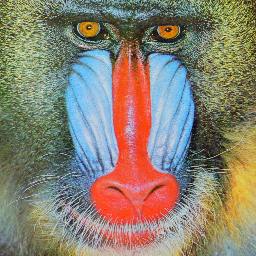
#> input picture HW3/Q3/mandrill.tif, 256 x 256 px
$ python Q3.py
#> lines starting #> are read from the running program, lines starting #| are printed output that depends on the picture
import cv2
import numpy as np
import matplotlib.pyplot as plt

img1 = cv2.imread('mandrill.tif',cv2.IMREAD_GRAYSCALE)
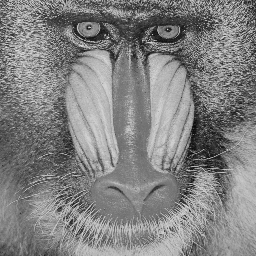
#> img1: shape (256, 256); min 6, max 231, mean 129.8
img2 = cv2.imread('clown.tif',cv2.IMREAD_GRAYSCALE)
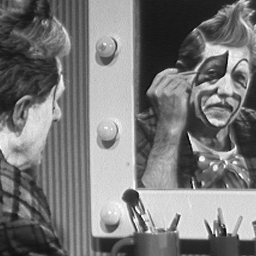
#> input picture HW3/Q3/clown.tif, 256 x 256 px
#> img2 is the input picture: shape (256, 256); min 3, max 255, mean 120.3
dft1 = cv2.dft(np.float32(img1),flags = cv2.DFT_COMPLEX_OUTPUT)
dft_shift1 = np.fft.fftshift(dft1)

dft2 = cv2.dft(np.float32(img2),flags = cv2.DFT_COMPLEX_OUTPUT)
dft_shift2 = np.fft.fftshift(dft2)
phase_spectrum1 = cv2.phase(dft_shift1[:,:,1],dft_shift1[:,:,0])
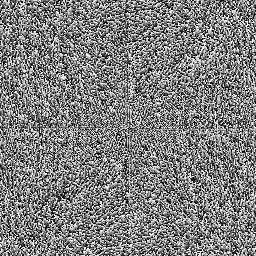
#> phase_spectrum1: shape (256, 256) float32; min 0, max 6.28, mean 3.14; drawn with min black and max white
magnitude_spectrum1 = cv2.magnitude(dft_shift1[:,:,0],dft_shift1[:,:,1])
magnitude_spectrum11 = 20*np.log(1+np.abs(cv2.magnitude(dft_shift1[:,:,0],dft_shift1[:,:,1])))
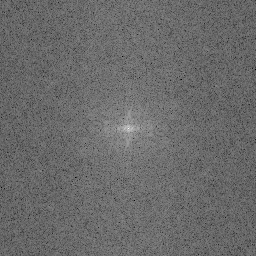
#> magnitude_spectrum11: shape (256, 256) float32; min 62.77, max 319.1, mean 170; drawn with min black and max white

phase_spectrum2 = cv2.phase(dft_shift2[:,:,1],dft_shift2[:,:,0])
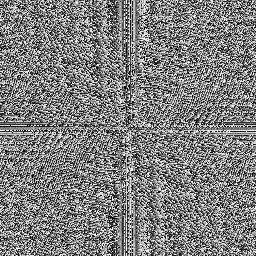
#> phase_spectrum2: shape (256, 256) float32; min 0, max 6.28, mean 3.14; drawn with min black and max white
magnitude_spectrum2 = cv2.magnitude(dft_shift2[:,:,0],dft_shift2[:,:,1])
magnitude_spectrum22 = 20*np.log(1+np.abs(cv2.magnitude(dft_shift2[:,:,0],dft_shift2[:,:,1])))
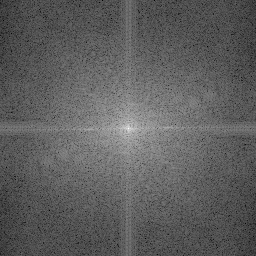
#> magnitude_spectrum22: shape (256, 256) float32; min 45.81, max 317.6, mean 146.6; drawn with min black and max white

img_dft1 = np.zeros((256,256,2),dtype = np.float32)
img_dft1[:, :, 0], img_dft1[:, :, 1] = cv2.polarToCart(magnitude_spectrum1,phase_spectrum2)
img_combined1 = cv2.idft(img_dft1)
magnitude1= cv2.magnitude(img_combined1[:, :, 0],img_combined1[:, :, 1])

img_dft2 = np.zeros((256,256,2),dtype = np.float32)
img_dft2[:, :, 0], img_dft2[:, :, 1] = cv2.polarToCart(magnitude_spectrum2,phase_spectrum1)
img_combined2 = cv2.idft(img_dft2)
magnitude2 = cv2.magnitude(img_combined2[:, :, 0],img_combined2[:, :, 1])
plt.figure()
plt.subplot(221)
plt.imshow(img1, cmap = 'gray')
plt.title('Mandrill Image')
plt.xticks([])
plt.yticks([])
plt.subplot(222)
plt.imshow(magnitude_spectrum11, cmap = 'gray')
plt.title('Magnitude Spectrum')
plt.xticks([])
plt.yticks([])
plt.subplot(223)
plt.imshow(phase_spectrum1, cmap = 'gray')
plt.title('Phase Spectrum')
plt.xticks([])
plt.yticks([])
plt.subplot(224)
plt.imshow(magnitude1, cmap = 'gray')
plt.title('Magnitude of Mandrill with Clowns Phase')
plt.xticks([])
plt.yticks([])
plt.show()

plt.figure()
plt.subplot(221)
plt.imshow(img2, cmap = 'gray')
plt.title('Clown Image')
plt.xticks([])
plt.yticks([])
plt.subplot(222)
plt.imshow(magnitude_spectrum22, cmap = 'gray')
plt.title('Magnitude Spectrum')
plt.xticks([])
plt.yticks([])
plt.subplot(223)
plt.imshow(phase_spectrum2, cmap = 'gray')
plt.title('Phase Spectrum')
plt.xticks([])
plt.yticks([])
plt.subplot(224)
plt.imshow(magnitude2, cmap = 'gray')
plt.title('Magnitude of Clown with Mandrills Phase')
plt.xticks([])
plt.yticks([])
plt.show()
# magnitude 1 for both images and their own phases
img_dft1 = np.zeros((256,256,2),dtype = np.float32)
img_dft1[:, :, 0], img_dft1[:, :, 1] = cv2.polarToCart(np.ones((256,256),dtype = np.float32),phase_spectrum1)
img_combined11 = cv2.idft(img_dft1)
magnitude111= cv2.magnitude(img_combined11[:, :, 0],img_combined11[:, :, 1])

img_dft2 = np.zeros((256,256,2),dtype = np.float32)
img_dft2[:, :, 0], img_dft2[:, :, 1] = cv2.polarToCart(np.ones((256,256),dtype = np.float32),phase_spectrum2)
img_combined22 = cv2.idft(img_dft2)
magnitude222 = cv2.magnitude(img_combined22[:, :, 0],img_combined22[:, :, 1])

plt.figure()
plt.subplot(121)
plt.imshow(magnitude111, cmap = 'gray')
plt.title('Mandrills Phase with magnitude 1')
plt.xticks([])
plt.yticks([])
plt.subplot(122)
plt.imshow(magnitude222, cmap = 'gray')
plt.title('Clowns Phase with magnitude 1')
plt.xticks([])
plt.yticks([])
plt.show()
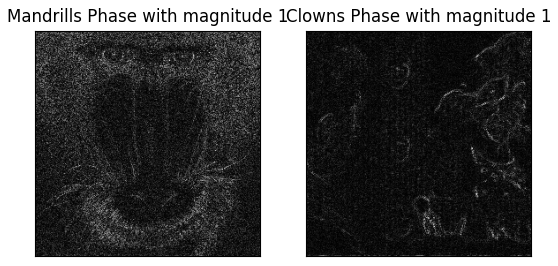
#> figure drawn by matplotlib, 2 panels
